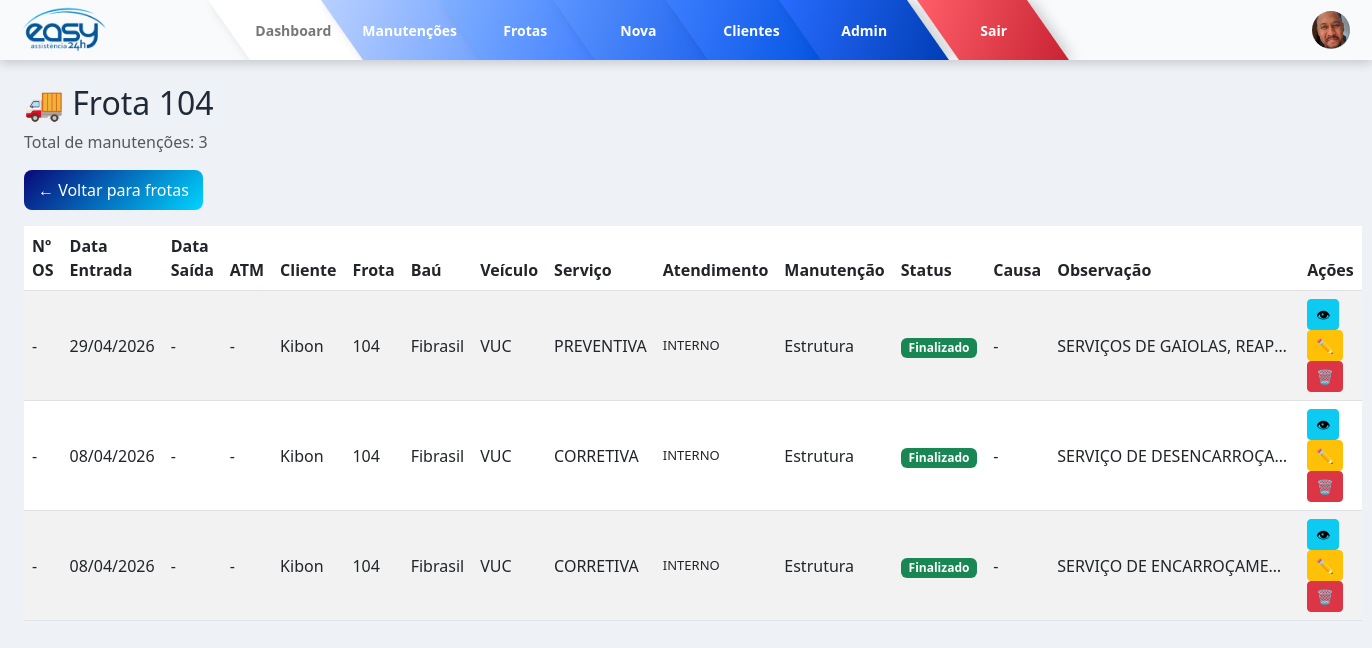
The page /frotas/104 (signed in) on the database its author committed.
### models/manutencao.py (models this page shows)
class Manutencao(db.Model):
    __tablename__ = "manutencoes"
    id = db.Column(db.Integer, primary_key=True, autoincrement=True)
    data = db.Column(db.Date)          # Data de entrada
    data_saida = db.Column(db.Date)    # Data de saída
    dtm = db.Column(db.Integer)        # Dias entre entrada e saída
    numero_frota = db.Column(db.String)
    os = db.Column(db.String(50))
    bau = db.Column(db.String)
    tipo_veiculo = db.Column(db.String)
    tipo_servico = db.Column(db.String)
    tipo_atendimento = db.Column(db.String)
    tipo_manutencao = db.Column(db.String)
    status = db.Column(db.String)
    causa = db.Column(db.String)
    observacao = db.Column(db.String)
    cliente = db.Column(db.String)
    imagens = db.Column(db.Text)

### routes/frotas.py (the view)
@frotas_bp.route("/<frota>")
def detalhe_frota(frota):
    if not session.get("user_id"):
        return redirect("/login")
    registros = [
        r for r in Manutencao.query.all()
        if formatar_frota(r.numero_frota) == frota
    ]
    def parse_data(data):
        if isinstance(data, datetime):
            return data
        try:
            return datetime.strptime(str(data), "%Y-%m-%d")
        except:
            return datetime.min
    registros = sorted(
        registros,
        key=lambda x: parse_data(x.data),
        reverse=True
    )
    for r in registros:
        afericao_placa = buscar_afericao(r.numero_frota, r.os, "PLACA")
        afericao_ambiente = buscar_afericao(r.numero_frota, r.os, "AMBIENTE")
        r.placa_afericao = afericao_placa.afericao if afericao_placa else None
        r.placa_data_afericao = (
            afericao_placa.data_afericao.strftime("%d/%m/%Y")
            if afericao_placa and afericao_placa.data_afericao else None
        )
        r.placa_status = afericao_placa.status if afericao_placa else None
        r.placa_imagens = carregar_lista_imagens(afericao_placa.imagens) if afericao_placa else []
        r.ambiente_afericao = afericao_ambiente.afericao if afericao_ambiente else None
        r.ambiente_data_afericao = (
            afericao_ambiente.data_afericao.strftime("%d/%m/%Y")
            if afericao_ambiente and afericao_ambiente.data_afericao else None
        )
        r.ambiente_status = afericao_ambiente.status if afericao_ambiente else None
        r.ambiente_imagens = carregar_lista_imagens(afericao_ambiente.imagens) if afericao_ambiente else []
        r.imagens_lista = carregar_lista_imagens(r.imagens)
    return render_template(
        "frotas_detalhe.html",
        frota=frota,
        registros=registros
    )

### routes/frotas.py (called while the page is built)
def formatar_frota(valor):
    try:
        return str(int(float(valor)))
    except:
        return "Sem frota"

def carregar_lista_imagens(valor):
    try:
        lista = json.loads(valor) if valor else []
        return lista if isinstance(lista, list) else []
    except:
        return []

def buscar_afericao(numero_frota, os, tipo_termometro):
    if not numero_frota or not os:
        return None
    return AfericaoTermometro.query.filter_by(
        numero_frota=str(numero_frota).strip(),
        os=str(os).strip(),
        tipo_termometro=tipo_termometro
    ).first()

### templates/frotas_detalhe.html (shortened to what this page needs)
{% extends "base.html" %}
{% block content %}
<h2 class="mb-2">🚚 Frota {{ frota }}</h2>
<p class="text-muted mb-3">
  Total de manutenções: {{ registros|length }}
</p>
<div class="mb-3">
  <a href="/frotas" class="btn-voltar">
    ← Voltar para frotas
  </a>
</div>
<table class="table table-striped table-hover" id="tabelaManutencoes">
  <thead>
    <tr>
      <th>Nº OS</th>
      <th>Data Entrada</th>
      <th>Data Saída</th>
      <th>ATM</th>
      <th>Cliente</th>
      <th>Frota</th>
      <th>Baú</th>
      <th>Veículo</th>
      <th>Serviço</th>
      <th>Atendimento</th>
      <th>Manutenção</th>
      <th>Status</th>
      <th>Causa</th>
      <th>Observação</th>
      <th>Ações</th>
    </tr>
  </thead>
  <tbody>
    {% for m in registros %}
    <tr>
      <td>{{ m.os or '-' }}</td>
      <td>{{ m.data.strftime('%d/%m/%Y') if m.data else '-' }}</td>
      <td>{{ m.data_saida.strftime('%d/%m/%Y') if m.data_saida else '-' }}</td>
      <td>{{ m.dtm if m.dtm is not none else '-' }}</td>
      <td>{{ m.cliente or '-' }}</td>
      <td>{{ m.numero_frota or '-' }}</td>
      <td>{{ m.bau or '-' }}</td>
      <td>{{ m.tipo_veiculo or '-' }}</td>
      <td>{{ m.tipo_servico or '-' }}</td>
      <td>{{ m.tipo_atendimento or '-' }}</td>
      <td>{{ m.tipo_manutencao or '-' }}</td>
      <td>
        {% if "finalizado" in (m.status or "").lower() %}
          <span class="badge bg-success">Finalizado</span>
        {% elif "andamento" in (m.status or "").lower() %}
          <span class="badge bg-warning text-dark">Em andamento</span>
        {% else %}
          <span class="badge bg-secondary">{{ m.status or '-' }}</span>
        {% endif %}
      </td>
      <td>{{ m.causa or '-' }}</td>
      <td class="obs-col">
        {{ m.observacao or '-' }}
      </td>
      <td>
        <button
          class="btn btn-info btn-sm"
          onclick='abrirModal(
            {{ m.cliente|tojson }},
            {{ m.numero_frota|tojson }},
            {{ m.tipo_servico|tojson }},
            {{ m.causa|tojson }},
            {{ m.placa_afericao|tojson }},
            {{ m.placa_data_afericao|tojson }},
            {{ m.placa_status|tojson }},
            {{ m.ambiente_afericao|tojson }},
            {{ m.ambiente_data_afericao|tojson }},
            {{ m.ambiente_status|tojson }},
            {{ m.imagens_lista|tojson }},
            {{ m.placa_imagens|tojson }},
            {{ m.ambiente_imagens|tojson }}
          )'>
          👁
        </button>
        {% if session.get("user_role") == "admin" %}
          <a href="/manutencoes/editar/{{ m.id }}" class="btn btn-warning btn-sm">
            ✏️
          </a>
          <a href="/manutencoes/excluir/{{ m.id }}"
             class="btn btn-danger btn-sm"
             onclick="return confirm('Deseja excluir essa manutenção?')">
            🗑️
          </a>
        {% endif %}
      </td>
    </tr>
    {% endfor %}
  </tbody>
</table>
{% endblock %}

### static/css/style.css (style rules this page uses)
:root { --gradient-start: #020024; --gradient-mid: #090979; --gradient-end: #00d4ff; --primary: #1e3a8a; --secondary: #3b82f6; --bg: #eef2f7; --card: #ffffff; --text: #1f2937; --muted: #6b7280; --border: #d1d5db; }
body { background: var(--bg); font-family: 'Segoe UI', sans-serif; color: var(--text); }
td { vertical-align: middle; }
td:nth-child(10) { max-width: 300px; white-space: normal; font-size: 13px; }
.btn-voltar { display: inline-block; background: linear-gradient(135deg, #090979, #00d4ff); color: #fff; padding: 8px 14px; border-radius: 8px; text-decoration: none; font-weight: 500; transition: 0.2s; }
.obs-col { max-width: 250px; white-space: nowrap; overflow: hidden; text-overflow: ellipsis; }
:root { --xodo-azul: #5AA0C8; --xodo-roxo: #5A3D9A; --xodo-azul-forte: #2F80ED; }

### rows shown on the page
Manutencao: os "-", data "29/04/2026", data_saida "-", dtm "-", cliente "Kibon", numero_frota "104", bau "Fibrasil", tipo_veiculo "VUC", tipo_servico "PREVENTIVA", tipo_atendimento "INTERNO", tipo_manutencao "Estrutura", status "Finalizado", causa "-", observacao "SERVIÇOS DE GAIOLAS, REAP…"
Manutencao: os "-", data "08/04/2026", data_saida "-", dtm "-", cliente "Kibon", numero_frota "104", bau "Fibrasil", tipo_veiculo "VUC", tipo_servico "CORRETIVA", tipo_atendimento "INTERNO", tipo_manutencao "Estrutura", status "Finalizado", causa "-", observacao "SERVIÇO DE DESENCARROÇA…"
Manutencao: os "-", data "08/04/2026", data_saida "-", dtm "-", cliente "Kibon", numero_frota "104", bau "Fibrasil", tipo_veiculo "VUC", tipo_servico "CORRETIVA", tipo_atendimento "INTERNO", tipo_manutencao "Estrutura", status "Finalizado", causa "-", observacao "SERVIÇO DE ENCARROÇAME…"

### other values the page prints
{{ frota }} "104"
{{ registros|length }} "3"
